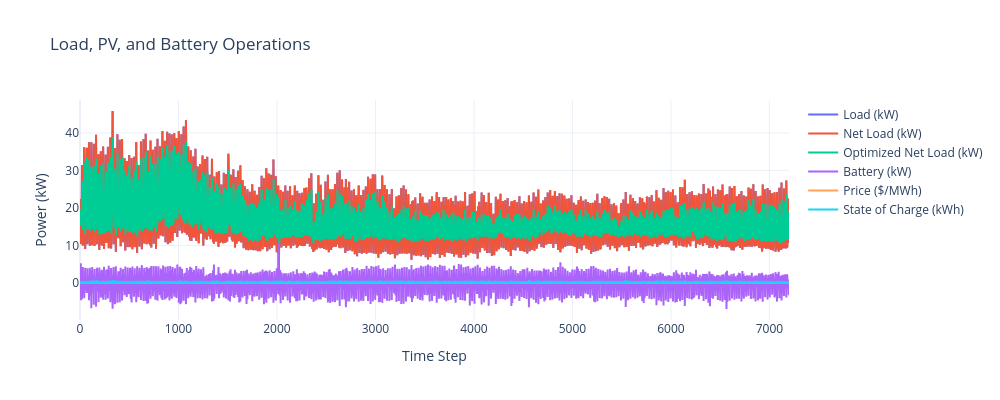
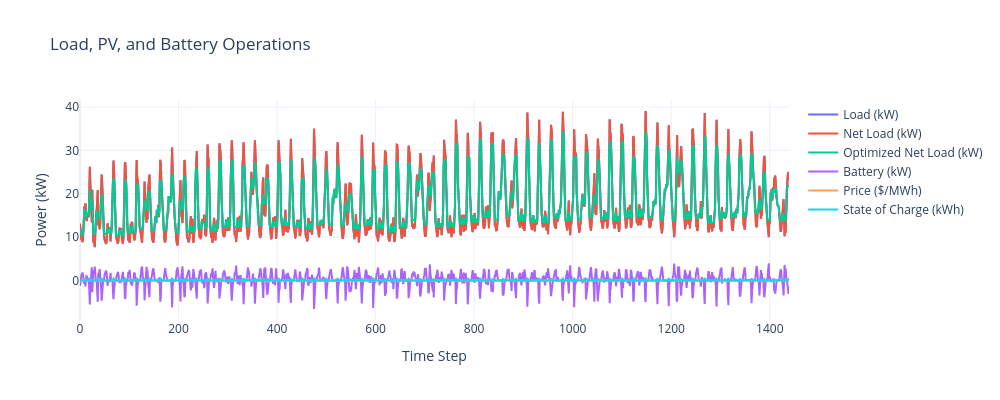

Source (notebook cell) for these figures, in order:
### Code cell
for i in [3]:
    E_max = specs['E_bat_kWh']
    P_max = E_max * specs['energy_ratio']

    PV_base_tr = np.maximum(0, np.sin(np.pi*(np.arange(n_tr)/12 - 0.5)))*0
    L_tr = data.iloc[:n_tr, i].values/np.std(data.iloc[:n_tr, 0])  # Load and PV generation data
    res_tr = optimize_peak_shaving(
        p_load=L_tr,
        p_pv=PV_base_tr,
        eta_ch=specs['eta_ch'],
        eta_dis=specs['eta_dis'],
        E_max=E_max,
        P_max=P_max)

    price = np.zeros(len(L_tr))
    p_opt_tr = L_tr - PV_base_tr + res_tr['p_batt']
    df_tr = pd.DataFrame({'p_b':res_tr['p_batt'],
                           'E':res_tr['E'],
                           'p_load':L_tr})


    df_tr['p_load-1'] = df_tr['p_load'].shift(-1)
    #df_tr['p_mean_day'] = df_tr['p_load'].rolling(window=24, min_periods=1).mean().shift(-1)
    #df_tr['p_mean_day+'] = df_tr['p_load'].abs().rolling(window=24, min_periods=1).mean().shift(-1)
    # quantile 0.9 and 0.1
    df_tr['p_q_day+'] = df_tr['p_load'].rolling(window=24*2, min_periods=1).quantile(0.9)
    df_tr['p_q_day-'] = df_tr['p_load'].rolling(window=24*2, min_periods=1).quantile(0.1)
    #df_tr['q_inv'] = rolling_inverted_quantile(df_tr['p_load'], window=24*2, energy_trigger=specs['E_bat_kWh'], dt_hours=1.0)
    df_tr['E_-1'] = df_tr['E'].shift(-1)

    fig = plot_results(1, E_max, res_tr['p_batt'], res_tr['E']/100, PV_base_tr, L_tr, price)
    fig.show()

    df_tr = df_tr.ffill().bfill()
    x_tr = df_tr.drop(columns=['p_b', 'E'])

    model = LGBMRegressor()
    model.fit(x_tr, res_tr['p_batt'])

    PV_base_te = np.maximum(0, np.sin(np.pi*(np.arange(n_te)/12 - 0.5)))*0
    L_te = data.iloc[n_tr:n_tr+n_te, i].values/np.std(data.iloc[:n_tr, 0])  # Load and PV generation data
    res_te = optimize_peak_shaving(
        p_load=L_te,
        p_pv=PV_base_te,
        eta_ch=0.95,
        eta_dis=0.95,
        E_max=E_max,
        P_max=P_max)
    # print objective
    print("Objective : {:0.2e}".format(res_te['objective']))

    price = np.zeros(len(L_te))
    p_opt_te = L_te - PV_base_te + res_te['p_batt']


    df_te = pd.DataFrame({'p_b':res_te['p_batt'],
                           'E':res_te['E'],
                           'p_load':L_te})

    df_te['p_load-1'] = df_te['p_load'].shift(-1)
    #df_te['p_mean_day'] = df_te['p_load'].rolling(window=24, min_periods=1).mean().shift(-1)
    #df_te['p_mean_day+'] = df_te['p_load'].abs().rolling(window=24, min_periods=1).mean().shift(-1)
    df_te['p_q_day+'] = df_te['p_load'].rolling(window=24*2, min_periods=1).quantile(0.9)
    df_te['p_q_day-'] = df_te['p_load'].rolling(window=24*2, min_periods=1).quantile(0.1)
    #df_te['q_inv'] = rolling_inverted_quantile(df_te['p_load'], window=24*2, energy_trigger=specs['E_bat_kWh'], dt_hours=1.0)
    df_te['E_-1'] = df_te['E'].shift(-1)

    fig = plot_results(1, E_max, res_te['p_batt'], res_te['E']/100, PV_base_te, L_te, price)
    fig.show()

    df_te = df_te.ffill().bfill()
    x_te = df_te.drop(columns=['p_b', 'E'])



    p_b_pred = model.predict(x_te)

    model.fit(x_tr, p_opt_tr)
    p_opt_pred = model.predict(x_te)

    fig, ax = plt.subplots(1, 3, figsize=(15, 4))
    ax[0].scatter(df_te['p_load'], res_te['p_batt'], s=5)
    ax[0].scatter(df_te['p_q_day+'], res_te['p_batt'], s=5)
    ax[0].set_xlabel('p_load')
    ax[1].scatter(df_te['E_-1'], res_te['p_batt'], s=5)
    ax[1].set_xlabel('E-1')
    ax[2].scatter(p_b_pred, res_te['p_batt'], s=5)
    ax[2].scatter(p_opt_pred, p_opt_te, s=5)
    plt.show()

### Figure 1 — Plotly figure (JSON) as saved in the notebook; plotly's stock layout.template omitted (floating-point values rounded to 4 significant figures; data arrays with more than 128 entries replaced by an {"elided": "..."} marker saying what was removed)
{"data": [{"mode": "lines", "name": "Load (kW)", "x": {"elided": "7200 int values"}, "y": {"elided": "7200 float values"}, "type": "scatter"}, {"mode": "lines", "name": "Net Load (kW)", "x": {"elided": "7200 int values"}, "y": {"elided": "7200 float values"}, "type": "scatter"}, {"mode": "lines", "name": "Optimized Net Load (kW)", "x": {"elided": "7200 int values"}, "y": {"elided": "7200 float values"}, "type": "scatter"}, {"mode": "lines", "name": "Battery (kW)", "x": {"elided": "7200 int values"}, "y": {"elided": "7200 float values"}, "type": "scatter"}, {"mode": "lines", "name": "Price ($/MWh)", "x": {"elided": "7200 int values"}, "y": {"elided": "7200 float values"}, "type": "scatter"}, {"mode": "lines", "name": "State of Charge (kWh)", "x": {"elided": "7200 int values"}, "y": {"elided": "7200 float values"}, "type": "scatter"}], "layout": {"title": {"text": "Load, PV, and Battery Operations"}, "xaxis": {"title": {"text": "Time Step"}}, "yaxis": {"title": {"text": "Power (kW)"}}, "hovermode": "x unified", "plot_bgcolor": "white", "width": 1000, "height": 400}}

### Figure 2 — Plotly figure (JSON) as saved in the notebook; plotly's stock layout.template omitted (floating-point values rounded to 4 significant figures; data arrays with more than 128 entries replaced by an {"elided": "..."} marker saying what was removed)
{"data": [{"mode": "lines", "name": "Load (kW)", "x": {"elided": "1440 int values"}, "y": {"elided": "1440 float values"}, "type": "scatter"}, {"mode": "lines", "name": "Net Load (kW)", "x": {"elided": "1440 int values"}, "y": {"elided": "1440 float values"}, "type": "scatter"}, {"mode": "lines", "name": "Optimized Net Load (kW)", "x": {"elided": "1440 int values"}, "y": {"elided": "1440 float values"}, "type": "scatter"}, {"mode": "lines", "name": "Battery (kW)", "x": {"elided": "1440 int values"}, "y": {"elided": "1440 float values"}, "type": "scatter"}, {"mode": "lines", "name": "Price ($/MWh)", "x": {"elided": "1440 int values"}, "y": {"elided": "1440 float values"}, "type": "scatter"}, {"mode": "lines", "name": "State of Charge (kWh)", "x": {"elided": "1440 int values"}, "y": {"elided": "1440 float values"}, "type": "scatter"}], "layout": {"title": {"text": "Load, PV, and Battery Operations"}, "xaxis": {"title": {"text": "Time Step"}}, "yaxis": {"title": {"text": "Power (kW)"}}, "hovermode": "x unified", "plot_bgcolor": "white", "width": 1000, "height": 400}}
